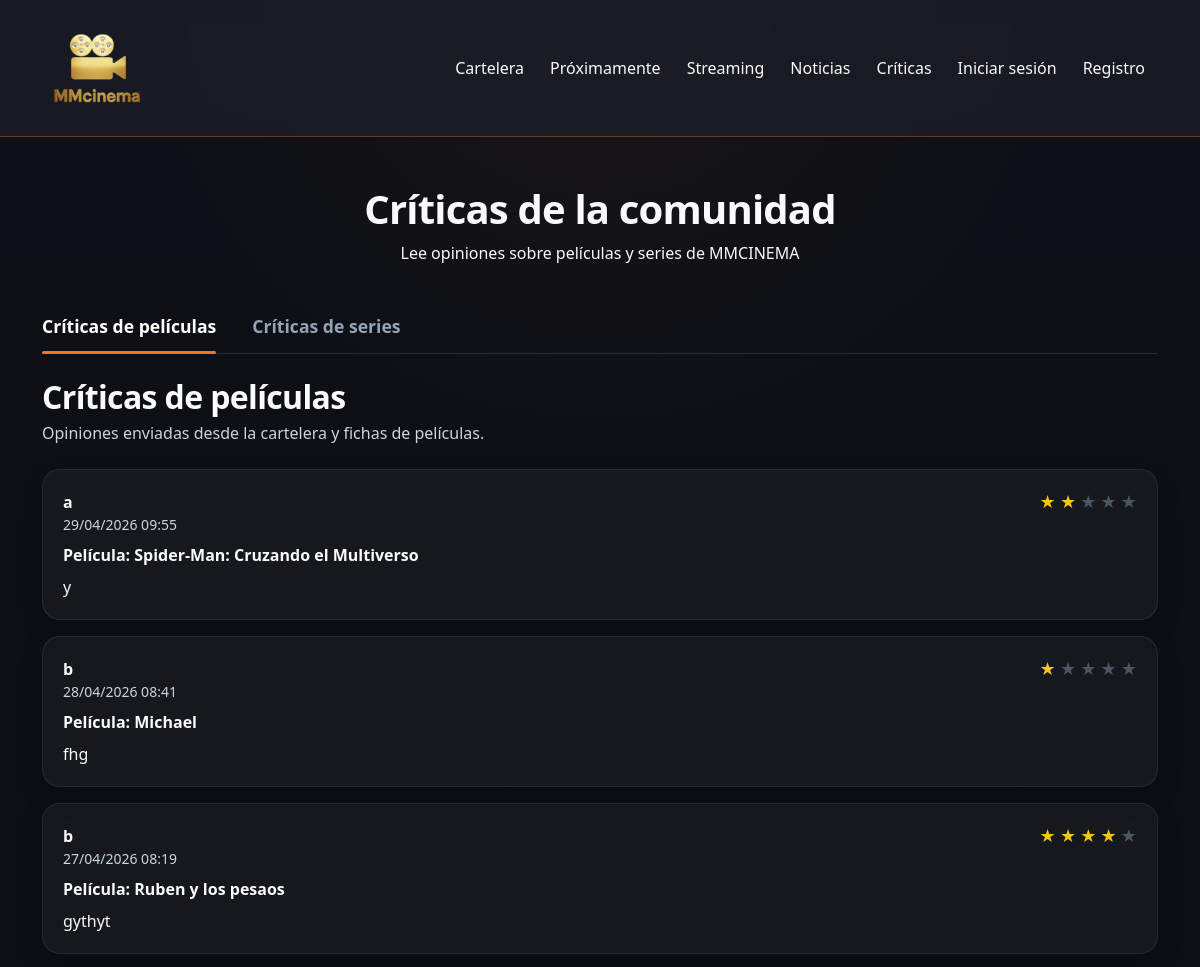
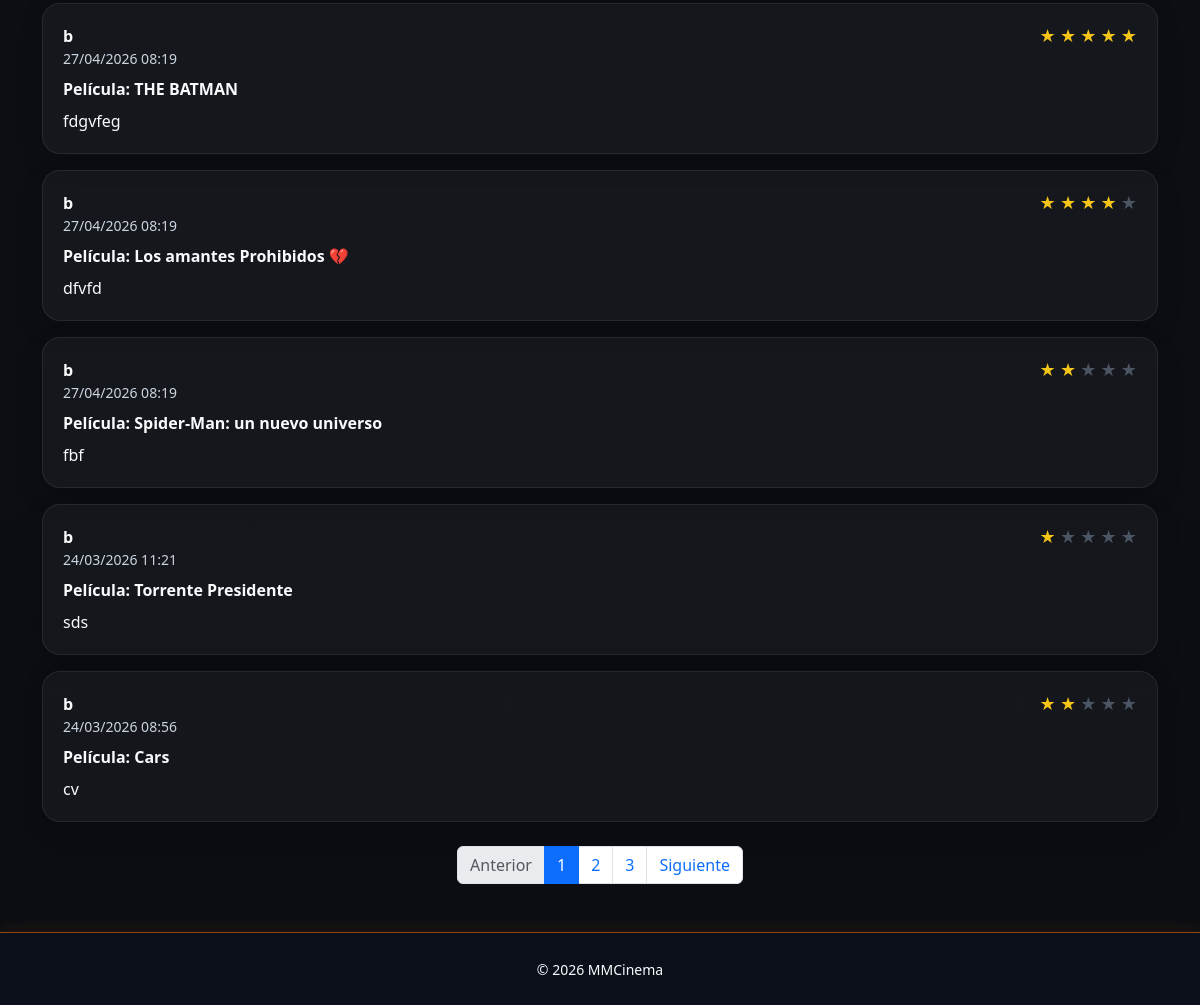
/pages/criticas.php, run on the app's committed database (2 pictures, top to bottom).
### tables this page shows
CREATE TABLE `critica` (
  `id` int(11) NOT NULL,
  `id_usuario` int(11) DEFAULT NULL,
  `id_pelicula` int(11) DEFAULT NULL,
  `contenido` text NOT NULL,
  `puntuacion` tinyint(4) DEFAULT NULL COMMENT 'Valoración de 1 a 5',
  `creado` timestamp NULL DEFAULT current_timestamp()
);

CREATE TABLE `usuario` (
  `id` int(11) NOT NULL,
  `username` varchar(100) NOT NULL,
  `email` varchar(100) NOT NULL,
  `password_hash` varchar(255) NOT NULL,
  `rol` enum('admin','usuario') NOT NULL DEFAULT 'usuario',
  `creado` timestamp NULL DEFAULT current_timestamp(),
  `verificado` tinyint(1) NOT NULL DEFAULT 0,
  `token_verificacion` varchar(64) DEFAULT NULL,
  `token_expira` datetime DEFAULT NULL,
  `reset_token` varchar(64) DEFAULT NULL,
  `reset_expira` datetime DEFAULT NULL,
  `remember_token` varchar(64) DEFAULT NULL,
  `remember_expira` datetime DEFAULT NULL,
  `es_admin` tinyint(1) DEFAULT 0
);

CREATE TABLE `pelicula` (
  `id` int(11) NOT NULL,
  `titulo` varchar(255) NOT NULL,
  `sinopsis` text NOT NULL,
  `poster` varchar(255) DEFAULT NULL COMMENT 'Ruta o nombre del archivo del poster',
  `fecha_estreno` date NOT NULL,
  `duracion` smallint(4) DEFAULT NULL COMMENT 'Duración en minutos',
  `edad` varchar(10) DEFAULT 'TP' COMMENT 'Clasificación por edad (ej: +12, +18)',
  `id_genero` int(11) DEFAULT NULL,
  `trailer` varchar(255) DEFAULT NULL COMMENT 'URL o ruta del trailer de la película'
);

### pages/criticas.php (the view, shortened to what this page needs)
<?php
require_once "../config/conexion.php";
$por_pagina_pelis = 8;
$pagina_pelis = isset($_GET['pp']) && is_numeric($_GET['pp']) ? max(1, (int)$_GET['pp']) : 1;
$offset_pelis = ($pagina_pelis - 1) * $por_pagina_pelis;
$total_criticas_pelis = (int)$pdo->query("SELECT COUNT(*) FROM critica")->fetchColumn();
$total_paginas_pelis = max(1, (int)ceil($total_criticas_pelis / $por_pagina_pelis));
$stmtPelis = $pdo->query("
    SELECT c.*, u.username, p.titulo
    FROM critica c
    LEFT JOIN usuario u ON c.id_usuario = u.id
    LEFT JOIN pelicula p ON c.id_pelicula = p.id
    ORDER BY c.creado DESC
    LIMIT $por_pagina_pelis OFFSET $offset_pelis
");
$criticasPeliculas = $stmtPelis->fetchAll(PDO::FETCH_ASSOC);
$pagina_series = isset($_GET['ps']) && is_numeric($_GET['ps']) ? max(1, (int)$_GET['ps']) : 1;
$tabActiva = $_GET['tab'] ?? 'peliculas';
?>
<!DOCTYPE html>
<html lang="es">
<head>
    <link href="https://cdn.jsdelivr.net/npm/bootstrap@5.3.0/dist/css/bootstrap.min.css" rel="stylesheet">
    <link rel="stylesheet" href="../assets/css/styles.css">
</head>
<body>
<?php include "../components/navbar.php"; ?>
<main class="container my-5">
    <div class="text-center mb-5">
        <h1 class="fw-bold">Críticas de la comunidad</h1>
        <p>Lee opiniones sobre películas y series de MMCINEMA</p>
    </div>
    <div class="criticas-tabs-wrap mb-4">
        <div class="criticas-tabs">
            <button class="criticas-tab-btn <?= $tabActiva === 'peliculas' ? 'active' : '' ?>" type="button" data-tab="peliculas">
                Críticas de películas
            </button>
            <button class="criticas-tab-btn <?= $tabActiva === 'series' ? 'active' : '' ?>" type="button" data-tab="series">
                Críticas de series
            </button>
        </div>
    </div>
    <section id="tab-peliculas" class="criticas-tab-panel <?= $tabActiva === 'peliculas' ? 'active' : '' ?>">
        <div class="mb-4">
            <h2 class="mb-1">Críticas de películas</h2>
            <p class="text-muted mb-0">Opiniones enviadas desde la cartelera y fichas de películas.</p>
        </div>
        <?php if (empty($criticasPeliculas)): ?>
            <div class="alert alert-info text-center">Todavía no hay críticas de películas.</div>
        <?php else: ?>
            <?php foreach ($criticasPeliculas as $c): ?>
                <div class="critica-card mb-3">
                    <div class="d-flex justify-content-between align-items-start flex-wrap gap-2 mb-2">
                        <div>
                            <strong><?= htmlspecialchars($c['username'] ?: 'Anónimo') ?></strong>
                            <div class="small text-muted">
                                <?= !empty($c['creado']) ? date('d/m/Y H:i', strtotime($c['creado'])) : '' ?>
                            </div>
                        </div>
                        <?php if (!empty($c['puntuacion'])): ?>
                            <div class="critica-stars-display">
                                <?php for ($i = 1; $i <= 5; $i++): ?>
                                    <span class="star <?= $i <= (int)$c['puntuacion'] ? 'on' : 'off' ?>">★</span>
                                <?php endfor; ?>
                            </div>
                        <?php endif; ?>
                    </div>
                    <p class="critica-obra mb-2">Película: <?= htmlspecialchars($c['titulo'] ?: 'Desconocida') ?></p>
                    <p class="mb-0"><?= nl2br(htmlspecialchars($c['contenido'] ?? $c['texto'] ?? '')) ?></p>
                </div>
            <?php endforeach; ?>
            <nav aria-label="Paginación críticas películas" class="mt-4">
                <ul class="pagination justify-content-center">
                    <li class="page-item <?= $pagina_pelis <= 1 ? 'disabled' : '' ?>">
                        <a class="page-link" href="?tab=peliculas&pp=<?= $pagina_pelis - 1 ?>&ps=<?= $pagina_series ?>">Anterior</a>
                    </li>
                    <?php for ($i = 1; $i <= $total_paginas_pelis; $i++): ?>
                        <li class="page-item <?= $pagina_pelis == $i ? 'active' : '' ?>">
                            <a class="page-link" href="?tab=peliculas&pp=<?= $i ?>&ps=<?= $pagina_series ?>"><?= $i ?></a>
                        </li>
                    <?php endfor; ?>
                    <li class="page-item <?= $pagina_pelis >= $total_paginas_pelis ? 'disabled' : '' ?>">
                        <a class="page-link" href="?tab=peliculas&pp=<?= $pagina_pelis + 1 ?>&ps=<?= $pagina_series ?>">Siguiente</a>
                    </li>
                </ul>
            </nav>
        <?php endif; ?>
    </section>
</main>
<?php include "../components/footer.php"; ?>
</body>
</html>

### assets/css/base.css (style rules this page uses)
:root { --bg-main: #0f1116; --bg-secondary: #1b1e27; --bg-card: rgba(27, 30, 39, 0.88); --primary: #f97316; --primary-dark: #ea580c; --danger: #dc2626; --danger-dark: #b91c1c; --accent: #9333ea; --text-light: #f8fafc; --text-gray: #cbd5e1; --text-soft: #94a3b8; --border-soft: rgba(255,255,255,0.10); --border-card: rgba(255,255,255,0.08); --shadow-soft: 0 10px 30px rgba(0,0,0,0.28); --shadow-card: 0 14px 34px rgba(0,0,0,0.34); --shadow-card-hover: 0 20px 44px rgba(0,0,0,0.42); --radius-sm: 10px; --radius-md: 14px; --radius-lg: 18px; --ease-premium: cubic-bezier(0.22, 1, 0.36, 1); }
* { margin: 0; padding: 0; box-sizing: border-box; }
html { scroll-behavior: smooth; }
body { background: radial-gradient(circle at top, rgba(249,115,22,0.06), transparent 22%), linear-gradient(180deg, #0d1016 0%, #0b0d12 100%); color: var(--text-light); font-family: "Segoe UI", sans-serif; min-height: 100vh; position: relative; overflow-x: hidden; }
a { color: var(--primary); text-decoration: none; transition: color 0.22s ease; }
body, p, strong, em, li, small, label, td, th { color: var(--text-light) !important; }
h1, h2, h3, h4, h5, h6 { color: var(--text-light) !important; font-weight: 700; letter-spacing: -0.02em; }
.text-muted { color: var(--text-gray) !important; }
header, main, footer, .navbar, .container, .hero, .card, .filtro-cartelera { position: relative; z-index: 2; }

### assets/css/components.css (style rules this page uses)
.star { font-size: 18px; line-height: 1; }
.star.on { color: #f5c518; }
.star.off { color: #4b5563; }
.criticas-tabs-wrap { border-bottom: 1px solid rgba(255,255,255,0.12); margin-bottom: 28px; }
.criticas-tabs { display: flex; gap: 36px; align-items: center; flex-wrap: wrap; }
.criticas-tab-btn { background: transparent; border: 0; color: #94a3b8; font-size: 1.1rem; font-weight: 700; padding: 0 0 14px 0; position: relative; transition: color 0.25s ease; }
.criticas-tab-btn.active { color: #ffffff; }
.criticas-tab-btn.active::after { content: ""; position: absolute; left: 0; bottom: -1px; width: 100%; height: 3px; background: #f97316; border-radius: 999px; }
.criticas-tab-panel { display: none; }
.criticas-tab-panel.active { display: block; }
.critica-card { background: rgba(255,255,255,0.04); border: 1px solid rgba(255,255,255,0.08); border-radius: 18px; padding: 20px; box-shadow: 0 10px 24px rgba(0,0,0,0.18); }
.critica-obra { color: #f8fafc; font-weight: 600; }

### assets/css/profile.css (style rules this page uses)
.criticas-tabs { margin-top: 20px; }

### data on the page
critica: id_usuario.username "a", creado "29/04/2026 09:55", puntuacion 2 (drawn), id_pelicula.titulo "Spider-Man: Cruzando el Multiverso", contenido "y"
critica: id_usuario.username "b", creado "28/04/2026 08:41", puntuacion 1 (drawn), id_pelicula.titulo "Michael", contenido "fhg"
critica: id_usuario.username "b", creado "27/04/2026 08:19", puntuacion 4 (drawn), id_pelicula.titulo "Ruben y los pesaos", contenido "gythyt"
critica: id_usuario.username "b", creado "27/04/2026 08:19", puntuacion 5 (drawn), id_pelicula.titulo "THE BATMAN", contenido "fdgvfeg"
critica: id_usuario.username "b", creado "27/04/2026 08:19", puntuacion 4 (drawn), id_pelicula.titulo "Los amantes Prohibidos 💔", contenido "dfvfd"
critica: id_usuario.username "b", creado "27/04/2026 08:19", puntuacion 2 (drawn), id_pelicula.titulo "Spider-Man: un nuevo universo", contenido "fbf"
critica: id_usuario.username "b", creado "24/03/2026 11:21", puntuacion 1 (drawn), id_pelicula.titulo "Torrente Presidente", contenido "sds"
critica: id_usuario.username "b", creado "24/03/2026 08:56", puntuacion 2 (drawn), id_pelicula.titulo "Cars", contenido "cv"
